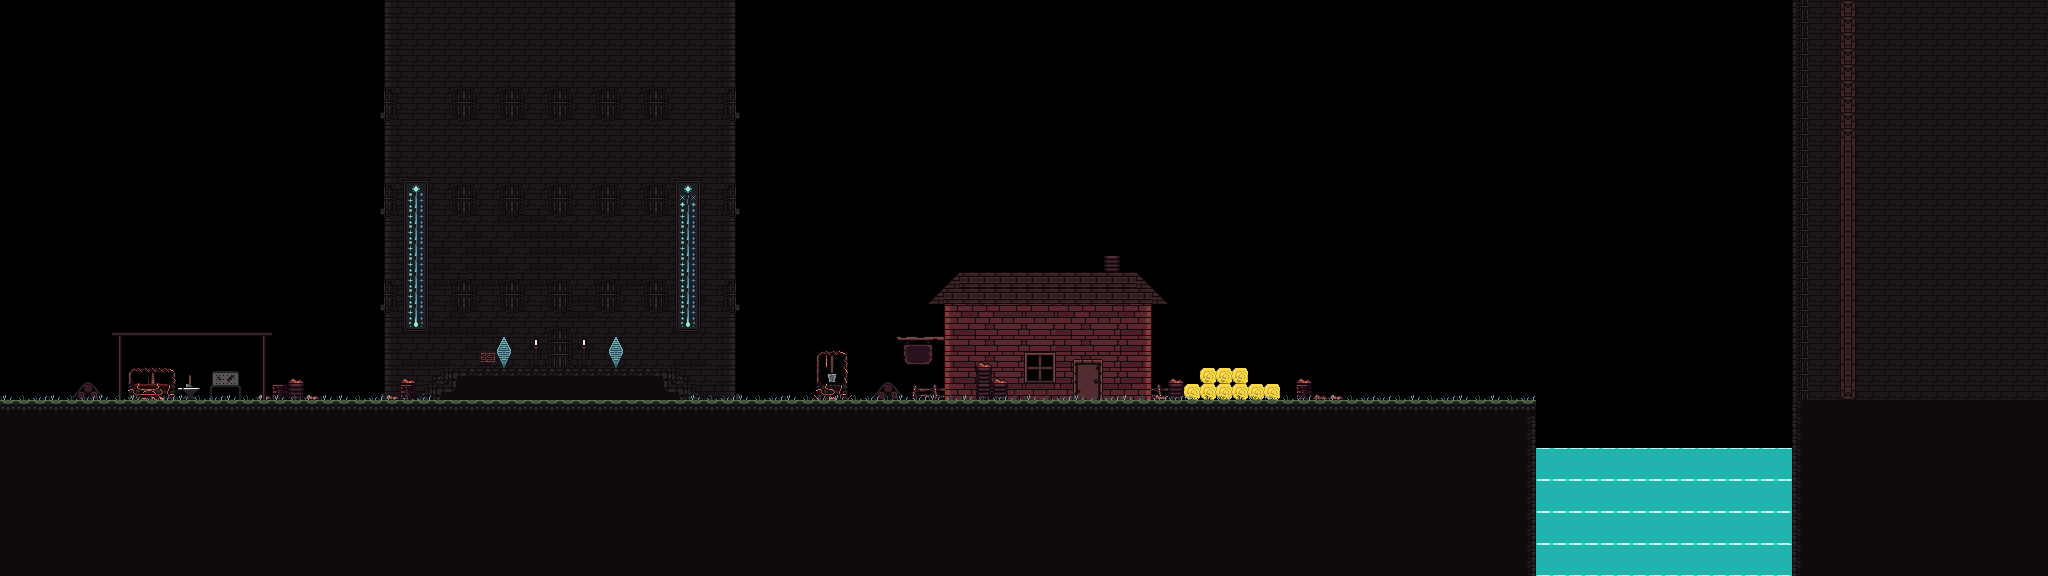

Tiled map render using the project's own tile images. Description and the map definition, with tile-layer contents summarised, below:
An orthogonal 128x36 tile map with 16x16 px tiles, 6 tile layers (Tower, Background1, Background2, Phisics, ...), 4 tilesets and 7 objects (entitySpawn, bridgeMsg, blackSmithMsg, dmgZone, blackSmith, ...).

<map version="1.10" tiledversion="1.10.2" orientation="orthogonal" renderorder="right-down" width="128" height="36" tilewidth="16" tileheight="16" infinite="0" nextlayerid="15" nextobjectid="16">
 <tileset firstgid="1" source="../tilesets/Basic Tiles Only.tsx" />
 <tileset firstgid="4817" source="../tilesets/Кузня.tsx" />
 <tileset firstgid="4849" source="../tilesets/Сено.tsx" />
 <tileset firstgid="4850" source="../tilesets/Колья.tsx" />
 <layer id="4" name="Tower" width="128" height="36">
  <data>[4608 cells, 965 non-empty, 8 distinct tile ids]</data>
 </layer>
 <layer id="2" name="Background1" width="128" height="36">
  <data>[4608 cells, 365 non-empty, 98 distinct tile ids]</data>
 </layer>
 <layer id="6" name="Background2" width="128" height="36">
  <data>[4608 cells, 132 non-empty, 13 distinct tile ids]</data>
 </layer>
 <layer id="3" name="Phisics" width="128" height="36">
  <data>[4608 cells, 79 non-empty, 9 distinct tile ids]</data>
 </layer>
 <layer id="5" name="Grass" width="128" height="36">
  <data>[4608 cells, 80 non-empty, 3 distinct tile ids]</data>
 </layer>
 <layer id="1" name="Ground" width="128" height="36">
  <data>[4608 cells, 1266 non-empty, 9 distinct tile ids]</data>
 </layer>
 <objectgroup id="14" name="EntitySpawns">
  <object id="8" name="entitySpawn" x="868.041" y="387.562">
   <properties>
    <property name="active" type="bool" value="true" />
    <property name="entity" value="npc1_map1-1" />
    <property name="entityHeight" type="float" value="2.5" />
    <property name="msg" value="If you want to lower the bridge, go to the tower" />
   </properties>
   <point />
  </object>
 </objectgroup>
 <objectgroup id="9" name="Text">
  <object id="9" name="bridgeMsg" x="1471.19" y="372.891" width="66.4276" height="24.4519">
   <properties>
    <property name="msg" value="Bridge is up, maybe someone can lower it for me" />
   </properties>
  </object>
  <object id="14" name="blackSmithMsg" x="122.586" y="366.727" width="139.068" height="31.9341">
   <properties>
    <property name="msg" value="Do you want to craft?" />
   </properties>
  </object>
 </objectgroup>
 <objectgroup id="11" name="Hazards">
  <object id="11" name="dmgZone" x="1537.21" y="480.072" width="253.892" height="31.3799">
   <properties>
    <property name="dmg" type="int" value="100" />
   </properties>
  </object>
 </objectgroup>
 <objectgroup id="7" name="POI">
  <object id="1" name="blackSmith" x="121.839" y="366.828" width="139.526" height="32.425" />
  <object id="15" name="spawn" x="1087.28" y="381.477">
   <point />
  </object>
 </objectgroup>
 <objectgroup id="13" name="WarpPoints">
  <object id="4" name="warp" x="543.037" y="327.127" width="34.3901" height="40.6131">
   <properties>
    <property name="msg" value="Do you want to enter?" />
    <property name="to" value="map1_2" />
   </properties>
  </object>
 </objectgroup>
</map>
